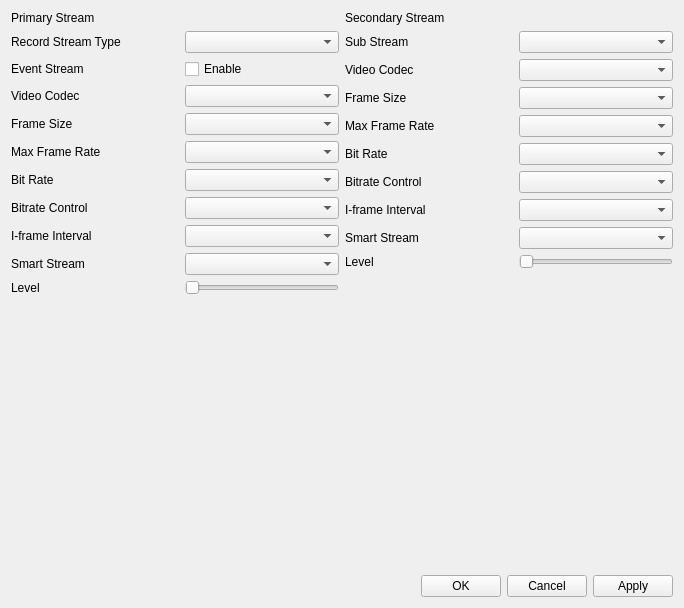
<?xml version="1.0" encoding="UTF-8"?>
<ui version="4.0">
 <class>CameraEditTabParametersOld</class>
 <widget class="QWidget" name="CameraEditTabParametersOld">
  <property name="geometry">
   <rect>
    <x>0</x>
    <y>0</y>
    <width>684</width>
    <height>608</height>
   </rect>
  </property>
  <property name="windowTitle">
   <string>Form</string>
  </property>
  <layout class="QGridLayout" name="gridLayout">
   <item row="0" column="0">
    <layout class="QGridLayout" name="gridLayout_2">
     <property name="horizontalSpacing">
      <number>20</number>
     </property>
     <property name="verticalSpacing">
      <number>6</number>
     </property>
     <item row="10" column="1">
      <widget class="BaseSlider" name="slider_level_main">
       <property name="sizePolicy">
        <sizepolicy hsizetype="Expanding" vsizetype="Ignored">
         <horstretch>0</horstretch>
         <verstretch>0</verstretch>
        </sizepolicy>
       </property>
       <property name="orientation">
        <enum>Qt::Horizontal</enum>
       </property>
      </widget>
     </item>
     <item row="3" column="0">
      <widget class="QLabel" name="label_codec_main">
       <property name="text">
        <string>Video Codec</string>
       </property>
      </widget>
     </item>
     <item row="6" column="1">
      <widget class="ComboBoxBitRate" name="comboBox_bitRate_main"/>
     </item>
     <item row="1" column="1">
      <widget class="ComboBox" name="comboBox_recordStreamType">
       <property name="sizePolicy">
        <sizepolicy hsizetype="Preferred" vsizetype="Fixed">
         <horstretch>1</horstretch>
         <verstretch>0</verstretch>
        </sizepolicy>
       </property>
      </widget>
     </item>
     <item row="8" column="1">
      <widget class="ComboBox" name="comboBox_frameInterval_main"/>
     </item>
     <item row="7" column="1">
      <widget class="ComboBox" name="comboBox_bitRateControl_main"/>
     </item>
     <item row="4" column="0">
      <widget class="QLabel" name="label_frame_main">
       <property name="text">
        <string>Frame Size</string>
       </property>
      </widget>
     </item>
     <item row="4" column="1">
      <widget class="ComboBox" name="comboBox_frameSize_main"/>
     </item>
     <item row="9" column="1">
      <widget class="ComboBox" name="comboBox_smartStream_main"/>
     </item>
     <item row="2" column="1">
      <widget class="MyCheckBox" name="checkBox_eventStream">
       <property name="sizePolicy">
        <sizepolicy hsizetype="Minimum" vsizetype="Fixed">
         <horstretch>1</horstretch>
         <verstretch>0</verstretch>
        </sizepolicy>
       </property>
       <property name="text">
        <string>Enable</string>
       </property>
      </widget>
     </item>
     <item row="9" column="0">
      <widget class="QLabel" name="label_smartStream_main">
       <property name="text">
        <string>Smart Stream</string>
       </property>
      </widget>
     </item>
     <item row="2" column="0">
      <widget class="QLabel" name="label_eventStream">
       <property name="sizePolicy">
        <sizepolicy hsizetype="Preferred" vsizetype="Preferred">
         <horstretch>1</horstretch>
         <verstretch>0</verstretch>
        </sizepolicy>
       </property>
       <property name="text">
        <string>Event Stream</string>
       </property>
      </widget>
     </item>
     <item row="7" column="0">
      <widget class="QLabel" name="label_bitRateControl_main">
       <property name="text">
        <string>Bitrate Control</string>
       </property>
      </widget>
     </item>
     <item row="1" column="0">
      <widget class="QLabel" name="label_recordStreamType">
       <property name="sizePolicy">
        <sizepolicy hsizetype="Preferred" vsizetype="Preferred">
         <horstretch>1</horstretch>
         <verstretch>0</verstretch>
        </sizepolicy>
       </property>
       <property name="text">
        <string>Record Stream Type</string>
       </property>
      </widget>
     </item>
     <item row="3" column="1">
      <widget class="ComboBox" name="comboBox_codec_main"/>
     </item>
     <item row="5" column="0">
      <widget class="QLabel" name="label_frameRate_main">
       <property name="text">
        <string>Max Frame Rate</string>
       </property>
      </widget>
     </item>
     <item row="11" column="0">
      <spacer name="verticalSpacer_2">
       <property name="orientation">
        <enum>Qt::Vertical</enum>
       </property>
       <property name="sizeHint" stdset="0">
        <size>
         <width>20</width>
         <height>40</height>
        </size>
       </property>
      </spacer>
     </item>
     <item row="8" column="0">
      <widget class="QLabel" name="label_frameInterval_main">
       <property name="text">
        <string>I-frame Interval</string>
       </property>
      </widget>
     </item>
     <item row="10" column="0">
      <widget class="QLabel" name="label_level_main">
       <property name="text">
        <string>Level</string>
       </property>
      </widget>
     </item>
     <item row="5" column="1">
      <widget class="ComboBox" name="comboBox_frameRate_main"/>
     </item>
     <item row="6" column="0">
      <widget class="QLabel" name="label_bitRate_main">
       <property name="text">
        <string>Bit Rate</string>
       </property>
      </widget>
     </item>
     <item row="0" column="0" colspan="2">
      <widget class="BlueLabel" name="label_primaryStream">
       <property name="text">
        <string>Primary Stream</string>
       </property>
      </widget>
     </item>
    </layout>
   </item>
   <item row="0" column="1">
    <layout class="QGridLayout" name="gridLayout_3">
     <property name="horizontalSpacing">
      <number>20</number>
     </property>
     <property name="verticalSpacing">
      <number>6</number>
     </property>
     <item row="9" column="0">
      <widget class="QLabel" name="label_level_sub">
       <property name="text">
        <string>Level</string>
       </property>
      </widget>
     </item>
     <item row="5" column="0">
      <widget class="QLabel" name="label_bitRate_sub">
       <property name="text">
        <string>Bit Rate</string>
       </property>
      </widget>
     </item>
     <item row="3" column="1">
      <widget class="ComboBox" name="comboBox_frameSize_sub"/>
     </item>
     <item row="2" column="0">
      <widget class="QLabel" name="label_codec_sub">
       <property name="text">
        <string>Video Codec</string>
       </property>
      </widget>
     </item>
     <item row="4" column="0">
      <widget class="QLabel" name="label_frameRate_sub">
       <property name="text">
        <string>Max Frame Rate</string>
       </property>
      </widget>
     </item>
     <item row="5" column="1">
      <widget class="ComboBoxBitRate" name="comboBox_bitRate_sub"/>
     </item>
     <item row="7" column="1">
      <widget class="ComboBox" name="comboBox_frameInterval_sub"/>
     </item>
     <item row="2" column="1">
      <widget class="ComboBox" name="comboBox_codec_sub"/>
     </item>
     <item row="10" column="0">
      <spacer name="verticalSpacer_3">
       <property name="orientation">
        <enum>Qt::Vertical</enum>
       </property>
       <property name="sizeHint" stdset="0">
        <size>
         <width>20</width>
         <height>40</height>
        </size>
       </property>
      </spacer>
     </item>
     <item row="8" column="1">
      <widget class="ComboBox" name="comboBox_smartStream_sub"/>
     </item>
     <item row="4" column="1">
      <widget class="ComboBox" name="comboBox_frameRate_sub"/>
     </item>
     <item row="9" column="1">
      <widget class="BaseSlider" name="slider_level_sub">
       <property name="sizePolicy">
        <sizepolicy hsizetype="Expanding" vsizetype="Ignored">
         <horstretch>0</horstretch>
         <verstretch>0</verstretch>
        </sizepolicy>
       </property>
       <property name="orientation">
        <enum>Qt::Horizontal</enum>
       </property>
      </widget>
     </item>
     <item row="1" column="0">
      <widget class="QLabel" name="label_subStream">
       <property name="sizePolicy">
        <sizepolicy hsizetype="Preferred" vsizetype="Preferred">
         <horstretch>1</horstretch>
         <verstretch>0</verstretch>
        </sizepolicy>
       </property>
       <property name="text">
        <string>Sub Stream</string>
       </property>
      </widget>
     </item>
     <item row="6" column="0">
      <widget class="QLabel" name="label_bitRateControl_sub">
       <property name="text">
        <string>Bitrate Control</string>
       </property>
      </widget>
     </item>
     <item row="3" column="0">
      <widget class="QLabel" name="label_frame_sub">
       <property name="text">
        <string>Frame Size</string>
       </property>
      </widget>
     </item>
     <item row="7" column="0">
      <widget class="QLabel" name="label_frameInterval_sub">
       <property name="text">
        <string>I-frame Interval</string>
       </property>
      </widget>
     </item>
     <item row="8" column="0">
      <widget class="QLabel" name="label_smartStream_sub">
       <property name="text">
        <string>Smart Stream</string>
       </property>
      </widget>
     </item>
     <item row="6" column="1">
      <widget class="ComboBox" name="comboBox_bitRateControl_sub"/>
     </item>
     <item row="0" column="0" colspan="2">
      <widget class="BlueLabel" name="label_secondaryStream">
       <property name="text">
        <string>Secondary Stream</string>
       </property>
      </widget>
     </item>
     <item row="1" column="1">
      <widget class="ComboBox" name="comboBox_secondaryStream">
       <property name="sizePolicy">
        <sizepolicy hsizetype="Preferred" vsizetype="Fixed">
         <horstretch>1</horstretch>
         <verstretch>0</verstretch>
        </sizepolicy>
       </property>
      </widget>
     </item>
    </layout>
   </item>
   <item row="1" column="0" colspan="2">
    <layout class="QHBoxLayout" name="horizontalLayout">
     <item>
      <spacer name="horizontalSpacer">
       <property name="orientation">
        <enum>Qt::Horizontal</enum>
       </property>
       <property name="sizeHint" stdset="0">
        <size>
         <width>40</width>
         <height>20</height>
        </size>
       </property>
      </spacer>
     </item>
     <item>
      <widget class="QPushButton" name="pushButton_ok">
       <property name="text">
        <string>OK</string>
       </property>
      </widget>
     </item>
     <item>
      <widget class="QPushButton" name="pushButton_cancel">
       <property name="text">
        <string>Cancel</string>
       </property>
      </widget>
     </item>
     <item>
      <widget class="QPushButton" name="pushButton_applly">
       <property name="text">
        <string>Apply</string>
       </property>
      </widget>
     </item>
    </layout>
   </item>
  </layout>
 </widget>
 <customwidgets>
  <customwidget>
   <class>ComboBox</class>
   <extends>QComboBox</extends>
   <header>combobox.h</header>
  </customwidget>
  <customwidget>
   <class>BaseSlider</class>
   <extends>QSlider</extends>
   <header>baseslider.h</header>
   <container>1</container>
  </customwidget>
  <customwidget>
   <class>ComboBoxBitRate</class>
   <extends>QComboBox</extends>
   <header>comboboxbitrate.h</header>
  </customwidget>
  <customwidget>
   <class>BlueLabel</class>
   <extends>QLabel</extends>
   <header>bluelabel.h</header>
  </customwidget>
  <customwidget>
   <class>MyCheckBox</class>
   <extends>QCheckBox</extends>
   <header>MyCheckBox.h</header>
  </customwidget>
 </customwidgets>
 <resources/>
 <connections/>
</ui>
